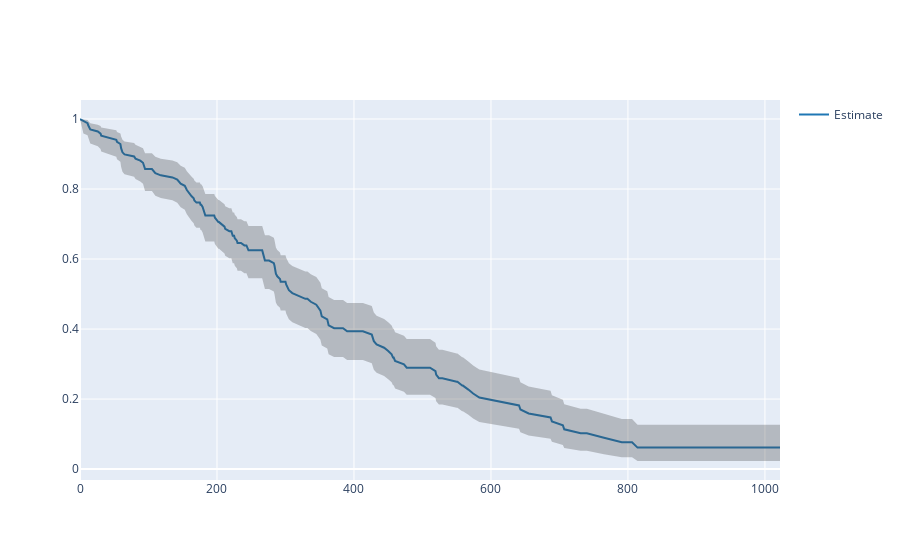

The cell this chart's notebook holds for it:
### Code cell
fug.show()

### Figure 1 — Plotly figure (JSON) as saved in the notebook; plotly's stock layout.template omitted (floating-point values rounded to 4 significant figures; data arrays with more than 128 entries replaced by an {"elided": "..."} marker saying what was removed)
{"data": [{"line": {"color": "rgb(31, 119, 180)"}, "mode": "lines", "name": "Estimate", "type": "scatter", "x": {"elided": "151 int values"}, "y": {"elided": "151 float values"}}, {"line": {"width": 0}, "marker": {"color": "#444"}, "mode": "lines", "name": "Upper Bound", "showlegend": false, "type": "scatter", "x": {"elided": "151 int values"}, "y": {"elided": "151 float values"}}, {"fill": "tonexty", "fillcolor": "rgba(68, 68, 68, 0.3)", "line": {"width": 0}, "marker": {"color": "#444"}, "mode": "lines", "name": "Lower Bound", "showlegend": false, "type": "scatter", "x": {"elided": "151 int values"}, "y": {"elided": "151 float values"}}], "layout": {}}
